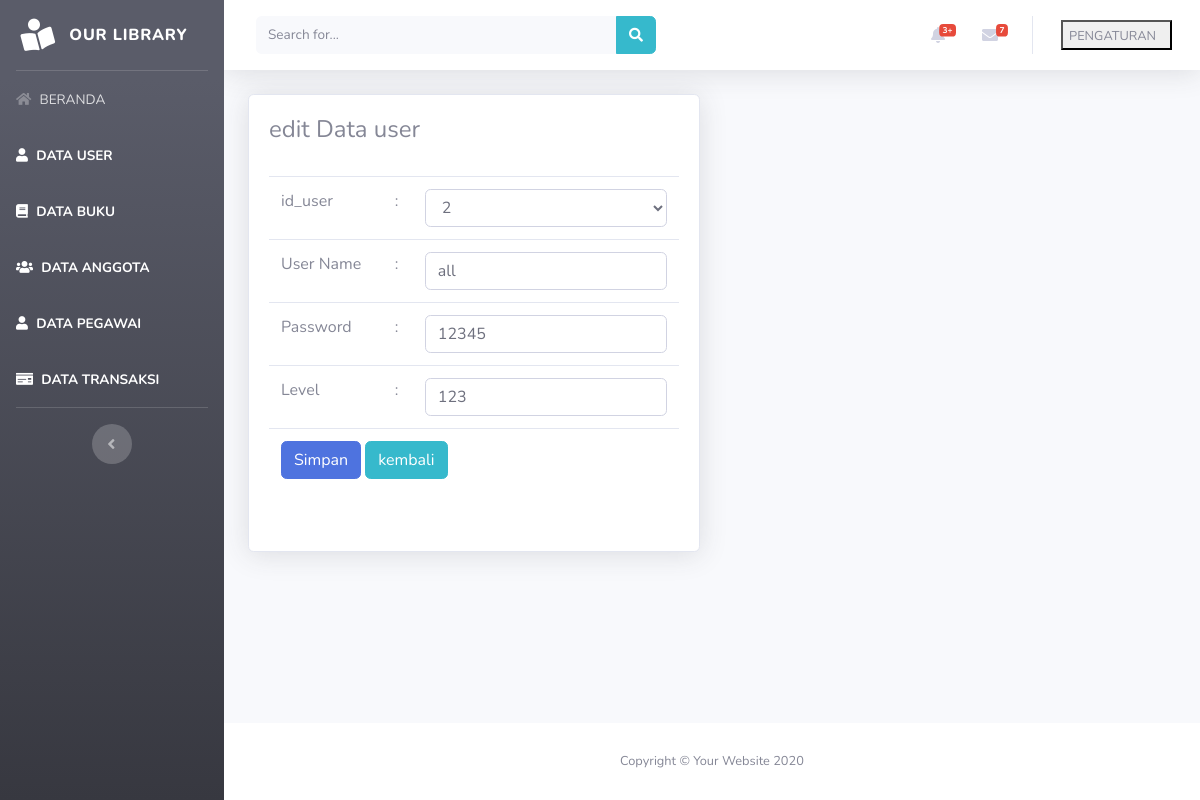
The page /beranda.php?page=user&aksi=edit&id=2 on the database its author committed.
### tables this page shows
CREATE TABLE `tabel_user` (
  `id_user` int(5) NOT NULL,
  `id_pegawai` int(5) NOT NULL,
  `username` varchar(50) NOT NULL,
  `password` varchar(50) NOT NULL,
  `level` int(1) NOT NULL,
  `dibuatpada` datetime NOT NULL
);

### views/user/edituser.php (the view, shortened to what this page needs)
<?php
    @$id_user = $_GET['id'];
    $sql    = "select * from tabel_user where id_user=$id_user";
    $show   = $database->query($sql);
    $hasil  = mysqli_fetch_assoc($show);
?>
<div class="container-fluid">
    <div class="row">
        <div class="col-lg-6">
            <div class="card shadow mb-4">
                <div class="card-body">
                    <div class="table-responsive">
                        <h4>edit Data user</h4>
                        <br>
                        <form action="model/user/edituser.php" method="POST">
                            <table class="table">
                                <tr>
                                    <td>id_user</td>
                                    <td>:</td>
                                    <td>
                                    <?php
                                            $sql ="select * from tabel_user";
                                            $show =$database->query($sql);
                                        ?>
                                        <select class="form-control" name="id_pegawai" id="id_pegawai">
                                            <?php
                                            foreach ($show as $user):
                                            ?>
                                            <option value='<?php echo $user['id_pegawai'] ?>'><?php echo $user['id_pegawai'] ?></option>
                                            <?php
                                            endforeach
                                            ?>
                                        </select>
                                    </td>
                                </tr>
                                <tr>
                                    <td>User Name</td>
                                    <td>:</td>
                                    <td><input type="text"  class="form-control" name="username" id="username" value="<?php echo $hasil['username']?>"></input></td>
                                </tr>
                                <tr>
                                    <td>Password</td>
                                    <td>:</td>
                                    <td><input type="text"  class="form-control" name="password" id="password" value="<?php echo $hasil['password']?>"></input></td>
                                </tr>
                                <tr>
                                    <td>Level</td>
                                    <td>:</td>
                                    <td><input type="text"  class="form-control" name="level" id="level" value="<?php echo $hasil['level']?>"></input></td>
                                </tr>
                                <tr>
                                    <td colspan="3">
                                        <input type="submit" class="btn btn-primary" value="Simpan">
                                        <button type="submit" class="btn btn-info">kembali</button>
                                    </td>
                                </tr>
                            </table>
                        </form>
                    </div>
                </div>
            </div>
        </div>
    </div>
</div>

### rows shown on the page
tabel_user: username "all", password "12345", level "123"

### other values the page prints
form field id_pegawai "2"
